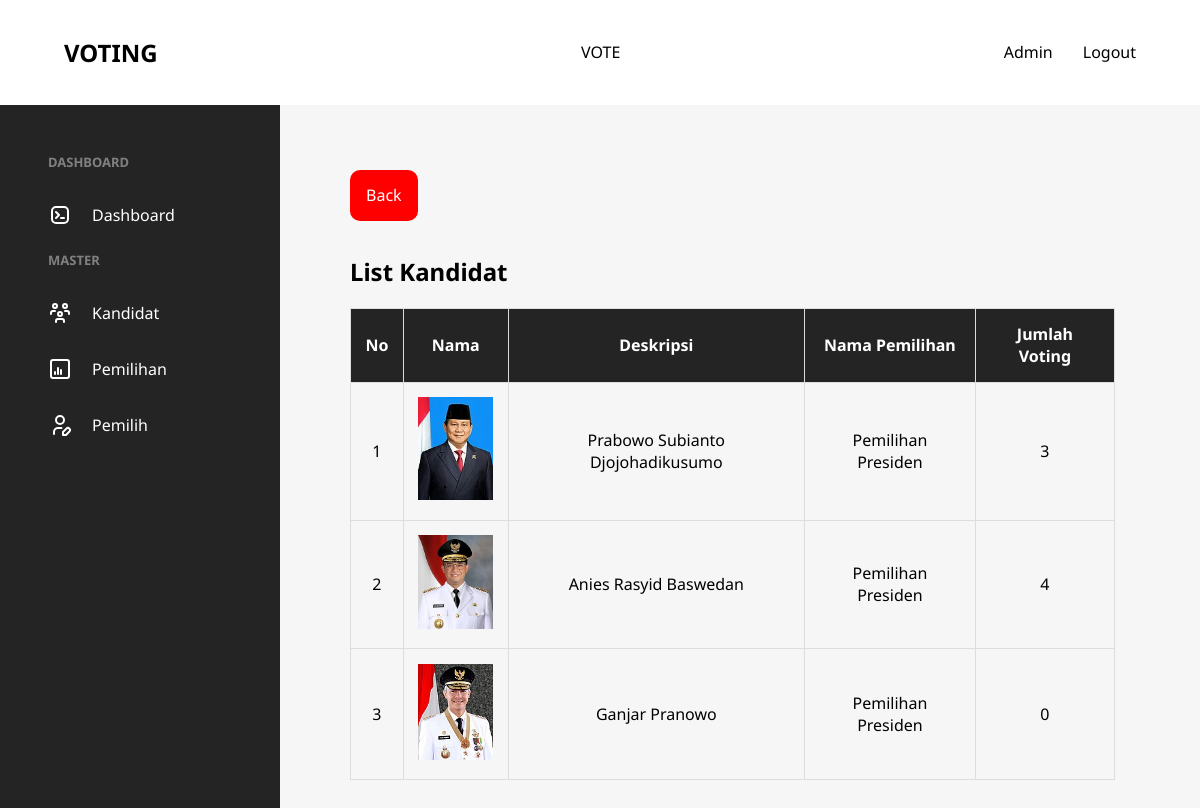
Page /view/admin/dashboard/show.php?id=9 (signed in) on the committed database.
### tables this page shows
CREATE TABLE `kandidat` (
  `id` int(11) NOT NULL,
  `nama` varchar(100) NOT NULL,
  `id_pemilihan` int(11) NOT NULL,
  `deskripsi` text NOT NULL,
  `image` varchar(255) NOT NULL,
  `voting_count` varchar(100) NOT NULL
);

CREATE TABLE `pemilihan` (
  `id` int(11) NOT NULL,
  `nama` varchar(100) NOT NULL,
  `status` enum('tidak_berlangsung','berlangsung','selesai') NOT NULL,
  `tanggal_pemilihan` date NOT NULL
);

### view/admin/dashboard/show.php (the view, shortened to what this page needs)
<?php
require_once("../../../config/database.php");
$id = $_GET['id'];
$stmt = $pdo->query("SELECT kandidat.id AS id_kandidat,kandidat.nama AS nama_kandidat, kandidat.image AS kandidat_image,pemilihan.nama AS nama_pemilihan,pemilihan.id AS id_pemilihan FROM kandidat JOIN pemilihan WHERE kandidat.id_pemilihan = pemilihan.id AND kandidat.id_pemilihan = $id");
$pemilihan = $stmt->fetchAll(PDO::FETCH_ASSOC);
$no = 1;
$id = $_GET['id'];
?>
<?php
require_once("../../inc/header.php");
require_once("../../inc/admin_sidebar.php");
?>
<main class="admin table-section">
    <div class="table-header">
        <a href="index.php" style="background: red;">Back</a>
    </div>
    <h2>List Kandidat</h2>
    <table>
        <tr>
            <th>No</th>
            <th>Nama</th>
            <th>Deskripsi</th>
            <th>Nama Pemilihan</th>
            <th>Jumlah Voting</th>
        </tr>
        <?php foreach ($pemilihan as $row) : ?>
            <tr>
                <td><?= $no++ ?></td>
                <td><img src="<?= $row['kandidat_image'] ?>" alt="" width="75"></td>
                <td><?= $row['nama_kandidat'] ?></td>
                <td>
                    <?= $row['nama_pemilihan'] ?>
                </td>
                <?php
                $id_kandidat = $row['id_kandidat'];
                $sql = "SELECT COUNT(id_kandidat) FROM voting WHERE id_pemilihan = $id AND id_kandidat = $id_kandidat";
                $stmt = $pdo->query($sql);
                $count = $stmt->fetchColumn();
                ?>
                <td><?= $count ?></td>
            </tr>
        <?php endforeach; ?>
    </table>
</main>
<?php
require_once("../../inc/footer.php");
?>

### view/inc/header.php (shortened to what this page needs)
<!DOCTYPE html>
<html lang="en">
<head>
    <link rel="stylesheet" href="../../../dist/css/style.css">
</head>
<body>
    <header>
        <nav class="navbar">
            <h1><a href="../../../view/public/voting/index.php">VOTING</a></h1>
            <ul>
                <li><a href="../../../view/public/voting/index.php">VOTE</a></li>
            </ul>
            <div class="navbar-right">
                <?php if (!isset($_SESSION['isLoggedIn'])) { ?>
                    <a href="../../../view/public/auth/login.php">Sign In</a>
                <?php } elseif (isset($_SESSION['admin']) && $_SESSION['admin'] == true) { ?>
                    <a href="../../../view/admin/dashboard/index.php">Admin</a>
                    <a href="../../../view/public/auth/logout.php">Logout</a>
                <?php } else { ?>
                    <a href="../../../view/public/auth/logout.php">Logout</a>
                <?php } ?>
            </div>
        </nav>
    </header>

### view/inc/admin_sidebar.php (shortened to what this page needs)
<aside>
    <div class="wrapper">
        <div class="sidebar-wrapper">
            <p class="sidebar-header">DASHBOARD</p>
            <div class="sidebar-wrapper-text">
                <a href="../../../view/admin/dashboard/index.php">Dashboard</a>
            </div>
        </div>
        <div class="sidebar-wrapper">
            <p class="sidebar-header">MASTER</p>
            <div class="sidebar-wrapper-text">
                <a href="../../../view/admin/kandidat/index.php">Kandidat</a>
            </div>
            <div class="sidebar-wrapper-text">
                <a href="../../../view/admin/pemilihan/index.php">Pemilihan</a>
            </div>
            <div class="sidebar-wrapper-text">
                <a href="../../../view/admin/pemilih/index.php">Pemilih</a>
            </div>
        </div>
    </div>
</aside>

### view/inc/footer.php
</body>
</html>

### rows in the picture
kandidat: image (picture), nama "Prabowo Subianto Djojohadikusumo", id_pemilihan.nama "Pemilihan Presiden", count "3"
kandidat: image (picture), nama "Anies Rasyid Baswedan", id_pemilihan.nama "Pemilihan Presiden", count "4"
kandidat: image (picture), nama "Ganjar Pranowo", id_pemilihan.nama "Pemilihan Presiden", count "0"
